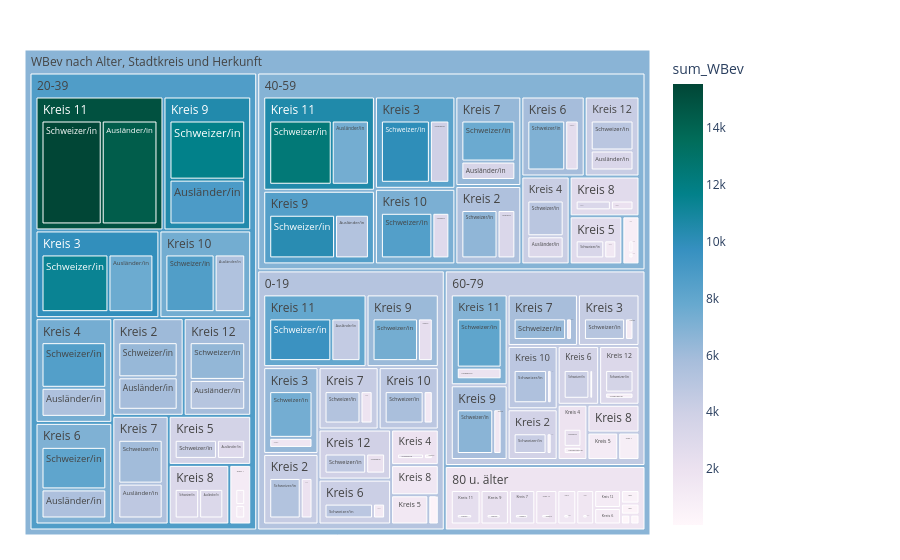

Notebook code for this chart:
### Code cell
fig = px.treemap(myTreemapAgg.reset_index()
                 , path=[px.Constant("WBev nach Alter, Stadtkreis und Herkunft"), 'AlterV20Kurz','KreisLang','HerkunftLang']
                 , values='sum_WBev'
                 , color='sum_WBev'
                 ## bei discrete scales (bei Klassen und Strings):                 
                 #, color_discrete_map={'(?)':'lightgrey','EVP':'gold', 'SP':'#FF3030', 'PdA':'#EE3B3B', 'Grüne':'#A2CD5A','GLP':'#CAFF70','Die Mitte':'orange','FDP':'#104E8B','AL':'deeppink','SVP':'forestgreen', 'FL ZÜRI':'#8B864E','Volt':'#lightblue' }                
                 ## bei continuous scales (bei Zahlenwerten):
                , color_continuous_scale='PuBuGn'
                #, color_continuous_midpoint=np.average(df['AnzBestWir'], weights=df['AnzBestWir']) 
                 #,height=400
                 #,width=1500
                )
fig.update_traces(root_color="grey")
fig.update_layout(margin = dict(t=50, l=25, r=250, b=25))#, title="WBev nach Alter, Stadtkreis und Herkunft")
fig.show()

### Figure 1 — Plotly figure (JSON) as saved in the notebook; plotly's stock layout.template omitted (floating-point values rounded to 4 significant figures; data arrays with more than 128 entries replaced by an {"elided": "..."} marker saying what was removed)
{"data": [{"branchvalues": "total", "customdata": {"elided": "186x1 float values"}, "domain": {"x": [0, 1], "y": [0, 1]}, "hovertemplate": "labels=%{label}<br>sum_WBev_sum=%{value}<br>parent=%{parent}<br>id=%{id}<br>sum_WBev=%{color}<extra></extra>", "ids": {"elided": "186 str values"}, "labels": {"elided": "186 str values"}, "marker": {"coloraxis": "coloraxis", "colors": {"elided": "186 float values"}}, "name": "", "parents": {"elided": "186 str values"}, "root": {"color": "grey"}, "type": "treemap", "values": {"elided": "186 int values"}}], "layout": {"autosize": true, "coloraxis": {"colorbar": {"title": {"text": "sum_WBev"}}, "colorscale": [[0, "rgb(255,247,251)"], [0.125, "rgb(236,226,240)"], [0.25, "rgb(208,209,230)"], [0.375, "rgb(166,189,219)"], [0.5, "rgb(103,169,207)"], [0.625, "rgb(54,144,192)"], [0.75, "rgb(2,129,138)"], [0.875, "rgb(1,108,89)"], [1, "rgb(1,70,54)"]]}, "legend": {"tracegroupgap": 0}, "margin": {"b": 25, "l": 25, "r": 250, "t": 50}}}
